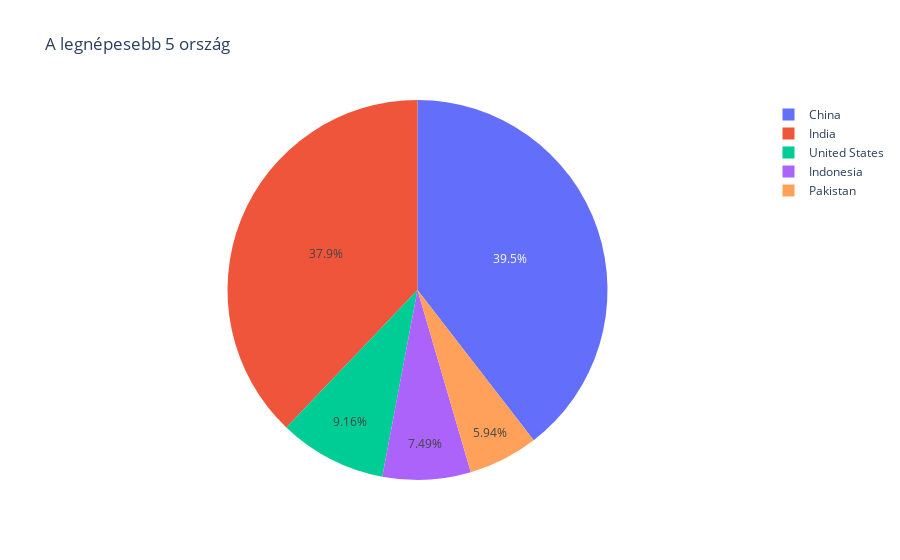

Notebook cell for this chart:
### Markdown cell above
A diagram ebben a formában még nem tökéletes. Próbáljunk meg adatokat szűrni.

### Code cell
top5 = df.sort_values(by="population", ascending=False).head(5)

fig = px.pie(
    top5, values="population", names="countryName", title="A legnépesebb 5 ország"
)

fig

### Figure 1 — Plotly figure (JSON) as saved in the notebook; plotly's stock layout.template omitted (floating-point values rounded to 4 significant figures)
{"data": [{"domain": {"x": [0, 1], "y": [0, 1]}, "hovertemplate": "countryName=%{label}<br>population=%{value}<extra></extra>", "labels": ["China", "India", "United States", "Indonesia", "Pakistan"], "legendgroup": "", "name": "", "showlegend": true, "type": "pie", "values": [1411778724, 1352617328, 327167434, 267663435, 212215030]}], "layout": {"legend": {"tracegroupgap": 0}, "title": {"text": "A legnépesebb 5 ország"}}}
